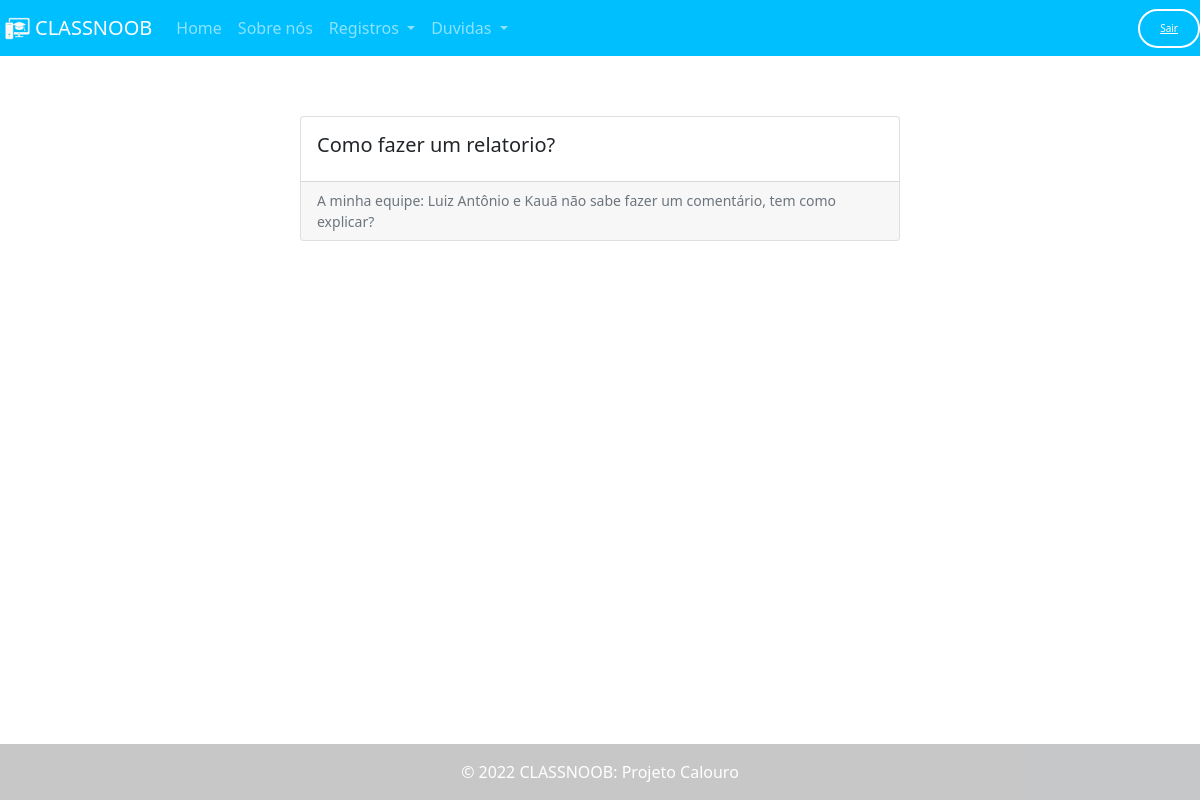
The page /listduvidas/detalhes/4/ on the database its author committed.
### plataforma/models.py (models this page shows, shortened)
class Comentario(models.Model):
    name = models.CharField(max_length=50, default="")
    explicacao = models.TextField()
    arquivo = models.FileField(upload_to='uploads/', default="",blank=True)

### plataforma/views.py (the view)
# urls.py: path('listduvidas/detalhes/<int:id>/', views.Detalhe_comentario, name="Detalhe_comentario")
def Detalhe_comentario(request, id):
    comentarios = get_object_or_404(Comentario, pk=id)
    return render(request, 'viewsduvidas.html', {'comentarios': comentarios})

### plataforma/templates/viewsduvidas.html
{% extends 'base.html' %}
{% load static %}
{% load crispy_forms_tags %}
{% block 'body'%}
<div class="card-group col-6" style="margin-left:25%; margin-top: 5%;">
  <div class="card">
    <div class="card-body">
      <h5 class="card-title">{{comentarios.name}}</h5>
    </div>
    <div class="card-footer">
      <small class="text-muted">{{comentarios.explicacao}}</small>
    </div>
  </div>
  </div>
{%endblock%}

### rows shown on the page
Comentario: name "Como fazer um relatorio?", explicacao "A minha equipe: Luiz Antônio e Kauã não sabe fazer um comentário, tem como explicar?"
